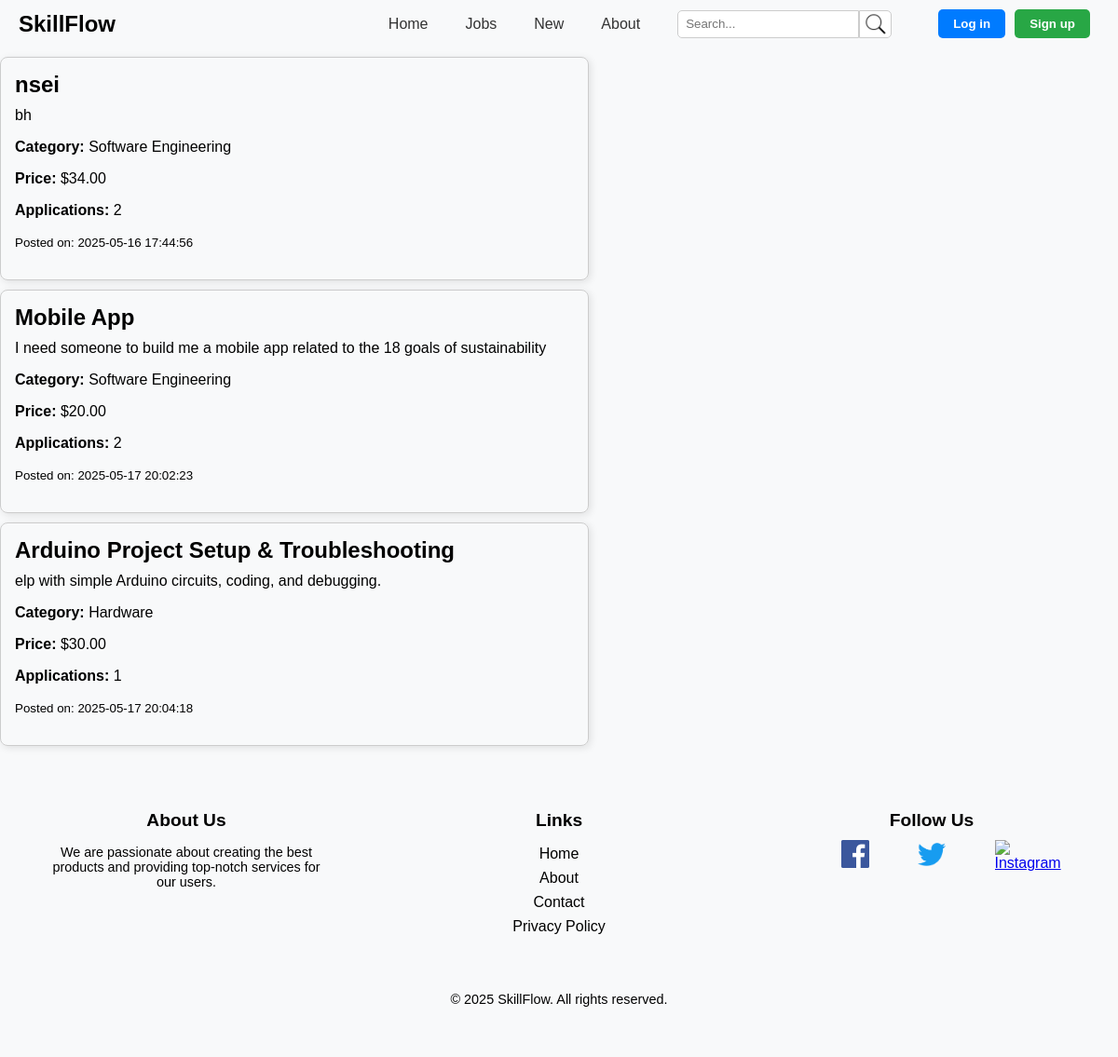
Page /Pages/jobs.php on the earlier database version.
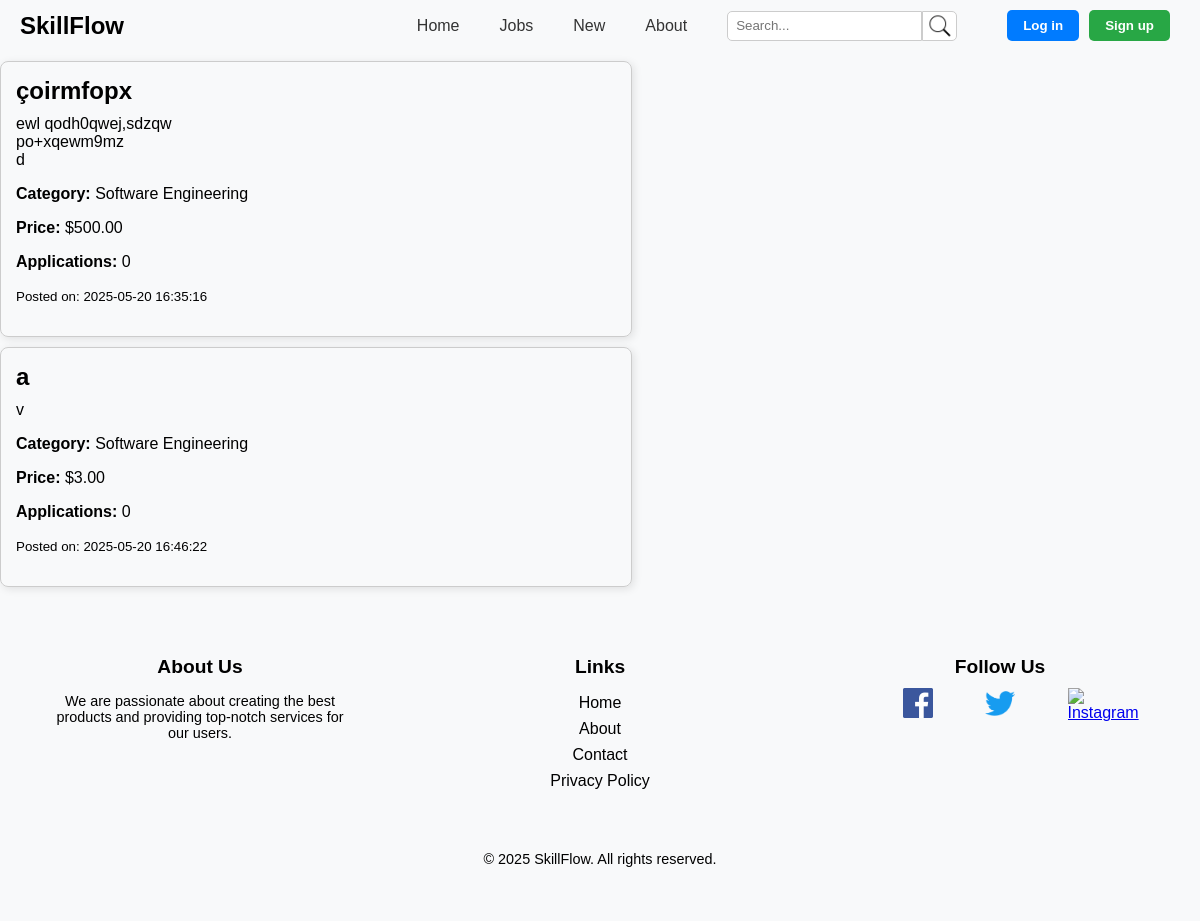
Same page on the later database version.
### tables this page shows
CREATE TABLE Service (
    id INTEGER PRIMARY KEY AUTOINCREMENT,
    name TEXT NOT NULL,
    description TEXT NOT NULL,
    price REAL NOT NULL,
    created_at TIMESTAMP,
    number_applications INTEGER DEFAULT 0,
    category TEXT NOT NULL,
    buyer_id INTEGER NOT NULL,
    worker_id INTEGER,
    FOREIGN KEY (buyer_id) REFERENCES User(id) ON DELETE CASCADE,
    FOREIGN KEY (worker_id) REFERENCES User(id) ON DELETE CASCADE,
    FOREIGN KEY (category) REFERENCES Category(name) ON DELETE CASCADE
);

### Utils/Session.php (called while the page is built, shortened)
<?php
  class Session {
    public function isLoggedIn() : bool {
      return isset($_SESSION['id']);
    }
  }
?>

### database/serviceClass.php (called while the page is built, shortened)
<?php
class Service {
    public function __construct(int $id, string $name, string $description, float $price, string $created_at, int $number_applications, string $category, int $buyer_id, ?int $worker_id)
    {
        $this->id = $id;
        $this->name = $name;
        $this->description = $description;
        $this->price = $price;
        $this->created_at = $created_at;
        $this->number_applications = $number_applications;
        $this->category = $category;
    }
    static function getServices(PDO $db) : array {
        $stmt = $db->prepare('
            SELECT id, name, description, price, created_at, number_applications, category, buyer_id, worker_id
            FROM Service
        ');
        $stmt->execute(array());
        $services = $stmt->fetchAll();
        $serviceObjects = [];
        foreach ($services as $service) {
            $serviceObjects[] = new Service(
                $service['id'],
                $service['name'],
                $service['description'],
                $service['price'],
                $service['created_at'],
                $service['number_applications'],
                $service['category'],
                $service['buyer_id'],
                $service['worker_id']
            );
        }
        return $serviceObjects;
    }
}
?>

### Templates/common_template.php (the view, shortened to what this page needs)
<?php
function drawHeader(Session $session) {
    ?>
    <!DOCTYPE html>
    <html lang="en">
    <head>
        <link rel="stylesheet" href="../css/navbar.css">
        <link rel="stylesheet" href="../css/jobs.css">
        <link rel="stylesheet" href="../css/footer.css">
    </head>
    <body>
        <header class="navbar">
            <a href="index.html" class="logo">SkillFlow</a>
            <div class="bar">
                <nav class="menu">
                    <a href="index.php">Home</a>
                    <a href="jobs.php">Jobs</a>
                    <a href="newjobs.php">New</a>
                    <a href="about.php">About</a>
                    <div class="search-bar">
                        <input type="text" placeholder="Search..." class="search-input">
                        <button type="submit" class="search-button">
                            <img src="../assets/icons/search.png" alt="Search">
                        </button>
                    </div>
                </nav>
                <div class="auth-buttons" id="authButtons">
                    <?php if ($session->isLoggedIn()): ?>
                    <div class="profile-dropdown-container">
                        <div id="profileCircle" class="profile-circle" onclick="toggleDropdown()">
                        <img src="../assets/icons/user.png" alt="Profile">
                        </div>
                        <div id="profileDropdown" class="dropdown-menu" style="display: none;">
                        <a href="profile.php">Go to Profile</a>
                        <a href="../Actions/Action_Logout.php">Logout</a>
                        </div>
                    </div>
                    <?php else: ?>
                        <button class="login" id="loginButton" onclick="window.location.href='login.php'">Log in</button>
                        <button class="signup" id="signupButton" onclick="window.location.href='register.php'">Sign up</button>
                    <?php endif; ?>
                </div>
            </div>
        </header>
    <?php
}
function drawFooter() {
    ?>
    <footer class="footer">
        <div class="footer-content">
            <div class="footer-section">
                <h3>About Us</h3>
                <p>We are passionate about creating the best products and providing top-notch services for our users.</p>
            </div>
            <div class="footer-section">
                <h3>Links</h3>
                <ul>
                    <li><a href="index.php">Home</a></li>
                    <li><a href="about.php">About</a></li>
                    <li><a href="#">Contact</a></li>
                    <li><a href="#">Privacy Policy</a></li>
                </ul>
            </div>
            <div class="footer-section">
                <h3>Follow Us</h3>
                <div class="social-icons">
                    <a href="https://www.facebook.com/seu-usuario" class="social-icon" target="_blank">
                        <img src="../assets/icons/facebook-icon.png" alt="Facebook">
                    </a>
                    <a href="https://twitter.com/seu-usuario" class="social-icon" target="_blank">
                        <img src="../assets/icons/twitter-logo.png" alt="Twitter">
                    </a>
                    <a href="https://www.instagram.com/seu-usuario" class="social-icon" target="_blank">
                        <img src="../assets/icons/instagram-logo.png" alt="Instagram">
                    </a>
                </div>
            </div>
        </div>
        <div class="footer-bottom">
            <p>&copy; 2025 SkillFlow. All rights reserved.</p>
        </div>
    </footer>
    </body>
    </html>
    <?php
}
function draw_service(Service $service) {
    $url = "apply_to_job.php?jobId=" . urlencode($service->id) .
           "&jobTitle=" . urlencode($service->name) .
           "&jobDescription=" . urlencode($service->description) .
           "&category=" . urlencode($service->category) .
           "&budget=" . urlencode($service->price);
    ?>
    <a href="<?= $url ?>" style="
        text-decoration: none;
        color: inherit;
        display: block;
        max-width: 600px;
        margin: 10px 0;
        border-radius: 8px;
        box-shadow: 2px 2px 8px rgba(0,0,0,0.1);
        border: 1px solid #ccc;
        padding: 15px;
        ">
        <h2 style="margin: 0 0 10px 0;"><?= htmlspecialchars($service->name) ?></h2>
        <p style="margin: 0 0 8px 0;"><?= nl2br(htmlspecialchars($service->description)) ?></p>
        <p><strong>Category:</strong> <?= htmlspecialchars($service->category) ?></p>
        <p><strong>Price:</strong> $<?= number_format($service->price, 2) ?></p>
        <p><strong>Applications:</strong> <?= $service->number_applications ?></p>
        <p><small>Posted on: <?= htmlspecialchars($service->created_at) ?></small></p>
    </a>
    <?php
}
?>

### Pages/jobs.php
<?php
require_once('../Templates/common_template.php');
require_once(__DIR__ . '/../Utils/Session.php');
require_once(__DIR__ . '/../database/connection.php');
require_once(__DIR__ . '/../database/serviceClass.php');
$session = new Session();
$db = getDatabaseConnection();
$services = Service::getServices($db);
drawHeader($session);
foreach ($services as $service) {
    draw_service($service);
}
drawFooter();
?>

### css/navbar.css (style rules this page uses)
.logo { font-size: 1.5rem; font-weight: bold; color: black; text-decoration: none; cursor: pointer; }
.navbar { display: flex; flex: 3; align-items: center; justify-content: space-between; padding: 10px 20px; background-color: #f8f9fa; }
.bar { display: flex; align-items: center; }
.menu { display: flex; align-items: center; }
.menu a { margin-right: 40px; text-decoration: none; color: #333; }
.search-bar { display: flex; align-items: center; height: 30px; margin-right: 40px; }
.search-input { padding: 8px; border: 1px solid #ccc; border-radius: 5px 0 0 5px; outline: none; height: 100%; box-sizing: border-box; }
.search-button { background-color: white; border: 1px solid #ccc; padding: 0; border-radius: 0 5px 5px 0; cursor: pointer; outline: none; height: 100%; width: 35px; display: flex; align-items: center; justify-content: center; }
.search-button img { max-width: 100%; max-height: 100%; }
.auth-buttons { display: flex; margin-left: auto; flex-shrink: 0; align-items: center; padding: 0 10px; height: 100%; min-width: 80px; justify-content: center; gap: 10px; }
.login { background-color: #007bff; color: white; font-weight: bold; border: none; padding: 8px 16px; border-radius: 5px; cursor: pointer; }
.signup { background-color: #28a745; color: white; font-weight: bold; border: none; padding: 8px 16px; border-radius: 5px; cursor: pointer; }

### css/jobs.css (style rules this page uses)
body { font-family: Arial, sans-serif; margin: 0; padding: 0; background-color: #f8f9fa; }
h1, h2 { margin: 0; }
button { cursor: pointer; font-family: inherit; }

### css/footer.css (style rules this page uses)
.footer { background-color: #f8f9fa; padding: 40px 0; text-align: center; }
.footer-content { display: flex; justify-content: space-around; margin-bottom: 20px; flex-wrap: wrap; }
.footer-section { flex: 1; max-width: 300px; padding: 0 20px; }
.footer-section h3 { font-size: 1.2rem; margin-bottom: 10px; color: black; }
.footer-section p { font-size: 0.9rem; color: black; }
.footer-section ul { list-style-type: none; padding: 0; }
.footer-section ul li { margin: 8px 0; }
.footer-section ul li a { color: black; text-decoration: none; }
.social-icons { display: flex; justify-content: space-evenly; }
.social-icon { width: 30px; height: 30px; display: inline-block; }
.social-icon img { width: 100%; height: 100%; object-fit: contain; }
.footer-bottom { padding-top: 10px; font-size: 0.9rem; }

Differences in the rows shown:
removed service: name "nsei", description "bh", category "Software Engineering", price "34.00", number_applications "2", created_at "2025-05-16 17:44:56"
removed service: name "Mobile App", description "I need someone to build me a mobile app related to the 18 goals of sustainability", category "Software Engineering", price "20.00", number_applications "2", created_at "2025-05-17 20:02:23"
removed service: name "Arduino Project Setup & Troubleshooting", description "elp with simple Arduino circuits, coding, and debugging.", category "Hardware", price "30.00", number_applications "1", created_at "2025-05-17 20:04:18"
added service: name "çoirmfopx", description "ewl qodh0qwej,sdzqw po+xqewm9mz d", category "Software Engineering", price "500.00", number_applications "0", created_at "2025-05-20 16:35:16"
added service: name "a", description "v", category "Software Engineering", price "3.00", number_applications "0", created_at "2025-05-20 16:46:22"
